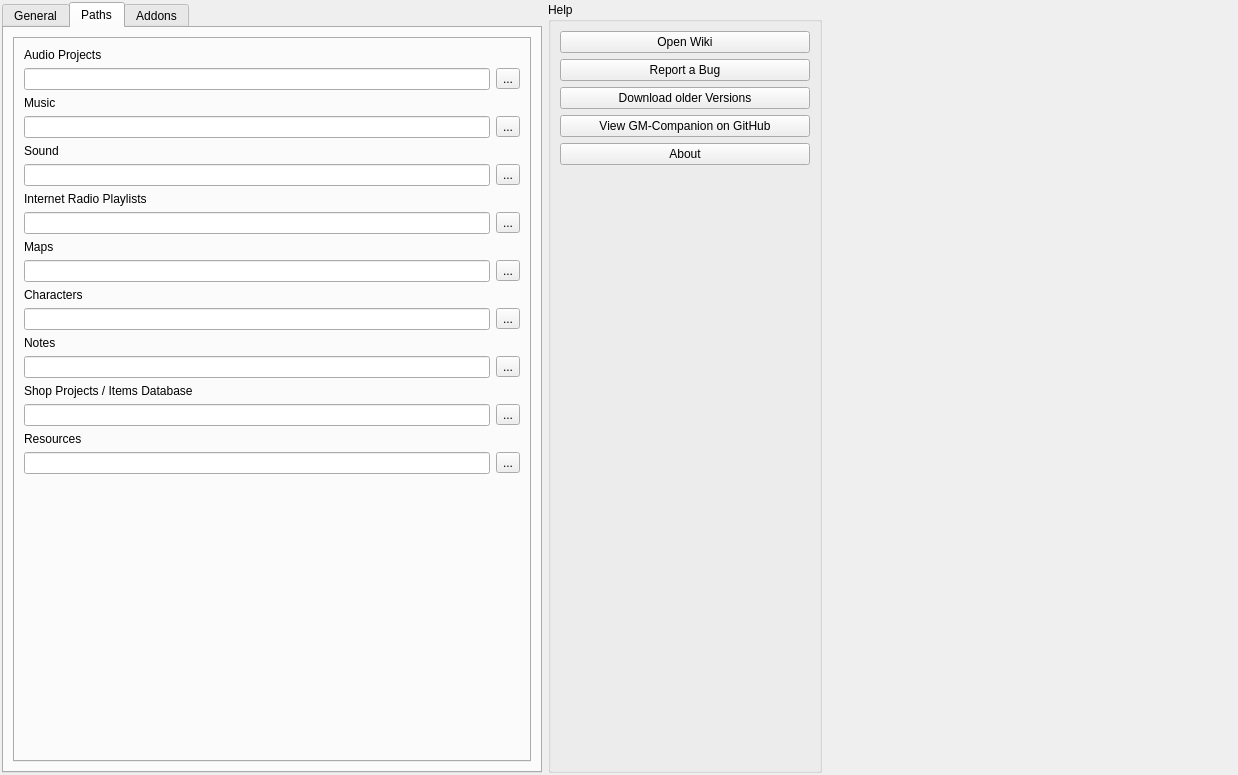
<?xml version="1.0" encoding="UTF-8"?>
<ui version="4.0">
 <class>OptionsDialog</class>
 <widget class="QDialog" name="OptionsDialog">
  <property name="geometry">
   <rect>
    <x>0</x>
    <y>0</y>
    <width>1238</width>
    <height>775</height>
   </rect>
  </property>
  <property name="windowTitle">
   <string>Options</string>
  </property>
  <property name="windowIcon">
   <iconset resource="../resources.qrc">
    <normaloff>:/icons/gm-companion/icon256.png</normaloff>:/icons/gm-companion/icon256.png</iconset>
  </property>
  <layout class="QHBoxLayout" name="horizontalLayout_7">
   <property name="leftMargin">
    <number>2</number>
   </property>
   <property name="topMargin">
    <number>2</number>
   </property>
   <property name="rightMargin">
    <number>2</number>
   </property>
   <property name="bottomMargin">
    <number>2</number>
   </property>
   <item>
    <widget class="QTabWidget" name="tabWidget">
     <property name="sizePolicy">
      <sizepolicy hsizetype="Maximum" vsizetype="Expanding">
       <horstretch>0</horstretch>
       <verstretch>0</verstretch>
      </sizepolicy>
     </property>
     <property name="currentIndex">
      <number>1</number>
     </property>
     <widget class="QWidget" name="tabGeneral">
      <attribute name="title">
       <string>General</string>
      </attribute>
      <layout class="QVBoxLayout" name="verticalLayout_3">
       <item>
        <widget class="QLabel" name="label_17">
         <property name="font">
          <font>
           <pointsize>10</pointsize>
           <weight>75</weight>
           <bold>true</bold>
          </font>
         </property>
         <property name="text">
          <string>Language</string>
         </property>
        </widget>
       </item>
       <item>
        <layout class="QHBoxLayout" name="horizontalLayout_10">
         <item>
          <widget class="QLabel" name="label_18">
           <property name="text">
            <string>Select Language:</string>
           </property>
          </widget>
         </item>
         <item>
          <widget class="QComboBox" name="languageComboBox">
           <item>
            <property name="text">
             <string>English</string>
            </property>
           </item>
           <item>
            <property name="text">
             <string>Deutsch</string>
            </property>
           </item>
          </widget>
         </item>
        </layout>
       </item>
       <item>
        <widget class="QLabel" name="label_9">
         <property name="font">
          <font>
           <pointsize>10</pointsize>
           <weight>75</weight>
           <bold>true</bold>
          </font>
         </property>
         <property name="text">
          <string>User Interface</string>
         </property>
        </widget>
       </item>
       <item>
        <layout class="QHBoxLayout" name="horizontalLayout_8">
         <item>
          <widget class="QLabel" name="label_10">
           <property name="text">
            <string>Select Style:</string>
           </property>
          </widget>
         </item>
         <item>
          <widget class="QComboBox" name="styleComboBox">
           <property name="currentIndex">
            <number>1</number>
           </property>
           <item>
            <property name="text">
             <string>Dark</string>
            </property>
           </item>
           <item>
            <property name="text">
             <string>White</string>
            </property>
           </item>
          </widget>
         </item>
        </layout>
       </item>
       <item>
        <widget class="QCheckBox" name="checkBox_showToolNames">
         <property name="text">
          <string>Show tool names in menu</string>
         </property>
        </widget>
       </item>
       <item>
        <widget class="QLabel" name="label_8">
         <property name="font">
          <font>
           <pointsize>10</pointsize>
           <weight>75</weight>
           <bold>true</bold>
          </font>
         </property>
         <property name="text">
          <string>Updates</string>
         </property>
        </widget>
       </item>
       <item>
        <widget class="QPushButton" name="pushButton_checkForUpdates">
         <property name="text">
          <string>Check for Updates</string>
         </property>
        </widget>
       </item>
       <item>
        <spacer name="verticalSpacer_2">
         <property name="orientation">
          <enum>Qt::Vertical</enum>
         </property>
         <property name="sizeHint" stdset="0">
          <size>
           <width>20</width>
           <height>40</height>
          </size>
         </property>
        </spacer>
       </item>
      </layout>
     </widget>
     <widget class="QWidget" name="tabPaths">
      <attribute name="title">
       <string>Paths</string>
      </attribute>
      <layout class="QVBoxLayout" name="verticalLayout_2">
       <item>
        <widget class="QTabWidget" name="tabWidget_2">
         <property name="currentIndex">
          <number>0</number>
         </property>
         <property name="tabBarAutoHide">
          <bool>true</bool>
         </property>
         <widget class="QWidget" name="tab">
          <attribute name="title">
           <string>Local</string>
          </attribute>
          <layout class="QVBoxLayout" name="verticalLayout_6">
           <item>
            <widget class="QLabel" name="label_21">
             <property name="text">
              <string>Audio Projects</string>
             </property>
            </widget>
           </item>
           <item>
            <layout class="QHBoxLayout" name="horizontalLayout_13">
             <item>
              <widget class="QLineEdit" name="audioPath">
               <property name="readOnly">
                <bool>true</bool>
               </property>
              </widget>
             </item>
             <item>
              <widget class="QToolButton" name="setAudioPath">
               <property name="text">
                <string>...</string>
               </property>
              </widget>
             </item>
            </layout>
           </item>
           <item>
            <widget class="QLabel" name="label">
             <property name="text">
              <string>Music</string>
             </property>
            </widget>
           </item>
           <item>
            <layout class="QHBoxLayout" name="horizontalLayout_2">
             <item>
              <widget class="QLineEdit" name="musicPath">
               <property name="readOnly">
                <bool>true</bool>
               </property>
               <property name="clearButtonEnabled">
                <bool>false</bool>
               </property>
              </widget>
             </item>
             <item>
              <widget class="QToolButton" name="setMusicPath">
               <property name="text">
                <string notr="true">...</string>
               </property>
              </widget>
             </item>
            </layout>
           </item>
           <item>
            <widget class="QLabel" name="label_2">
             <property name="text">
              <string>Sound</string>
             </property>
            </widget>
           </item>
           <item>
            <layout class="QHBoxLayout" name="horizontalLayout_3">
             <item>
              <widget class="QLineEdit" name="soundPath">
               <property name="readOnly">
                <bool>true</bool>
               </property>
               <property name="clearButtonEnabled">
                <bool>false</bool>
               </property>
              </widget>
             </item>
             <item>
              <widget class="QToolButton" name="setSoundPath">
               <property name="text">
                <string notr="true">...</string>
               </property>
              </widget>
             </item>
            </layout>
           </item>
           <item>
            <widget class="QLabel" name="label_22">
             <property name="text">
              <string>Internet Radio Playlists</string>
             </property>
            </widget>
           </item>
           <item>
            <layout class="QHBoxLayout" name="horizontalLayout_14">
             <item>
              <widget class="QLineEdit" name="radioPath">
               <property name="readOnly">
                <bool>true</bool>
               </property>
              </widget>
             </item>
             <item>
              <widget class="QToolButton" name="setRadioPath">
               <property name="text">
                <string>...</string>
               </property>
              </widget>
             </item>
            </layout>
           </item>
           <item>
            <widget class="QLabel" name="label_5">
             <property name="text">
              <string>Maps</string>
             </property>
            </widget>
           </item>
           <item>
            <layout class="QHBoxLayout" name="horizontalLayout_5">
             <item>
              <widget class="QLineEdit" name="mapsPath">
               <property name="readOnly">
                <bool>true</bool>
               </property>
               <property name="clearButtonEnabled">
                <bool>false</bool>
               </property>
              </widget>
             </item>
             <item>
              <widget class="QToolButton" name="setMapsPath">
               <property name="text">
                <string notr="true">...</string>
               </property>
              </widget>
             </item>
            </layout>
           </item>
           <item>
            <widget class="QLabel" name="label_4">
             <property name="text">
              <string>Characters</string>
             </property>
            </widget>
           </item>
           <item>
            <layout class="QHBoxLayout" name="horizontalLayout_6">
             <item>
              <widget class="QLineEdit" name="charactersPath">
               <property name="readOnly">
                <bool>true</bool>
               </property>
               <property name="clearButtonEnabled">
                <bool>false</bool>
               </property>
              </widget>
             </item>
             <item>
              <widget class="QToolButton" name="setCharactersPath">
               <property name="text">
                <string notr="true">...</string>
               </property>
              </widget>
             </item>
            </layout>
           </item>
           <item>
            <widget class="QLabel" name="label_20">
             <property name="text">
              <string>Notes</string>
             </property>
            </widget>
           </item>
           <item>
            <layout class="QHBoxLayout" name="horizontalLayout_12">
             <item>
              <widget class="QLineEdit" name="notesPath">
               <property name="readOnly">
                <bool>true</bool>
               </property>
              </widget>
             </item>
             <item>
              <widget class="QToolButton" name="setNotesPath">
               <property name="text">
                <string>...</string>
               </property>
              </widget>
             </item>
            </layout>
           </item>
           <item>
            <widget class="QLabel" name="label_11">
             <property name="text">
              <string>Shop Projects / Items Database</string>
             </property>
            </widget>
           </item>
           <item>
            <layout class="QHBoxLayout" name="horizontalLayout_9">
             <item>
              <widget class="QLineEdit" name="shopPath">
               <property name="readOnly">
                <bool>true</bool>
               </property>
              </widget>
             </item>
             <item>
              <widget class="QToolButton" name="setShopPath">
               <property name="text">
                <string>...</string>
               </property>
              </widget>
             </item>
            </layout>
           </item>
           <item>
            <widget class="QLabel" name="label_3">
             <property name="enabled">
              <bool>true</bool>
             </property>
             <property name="text">
              <string>Resources</string>
             </property>
            </widget>
           </item>
           <item>
            <layout class="QHBoxLayout" name="horizontalLayout_4">
             <item>
              <widget class="QLineEdit" name="resourcesPath">
               <property name="enabled">
                <bool>true</bool>
               </property>
               <property name="readOnly">
                <bool>true</bool>
               </property>
               <property name="clearButtonEnabled">
                <bool>false</bool>
               </property>
              </widget>
             </item>
             <item>
              <widget class="QToolButton" name="setResourcesPath">
               <property name="enabled">
                <bool>true</bool>
               </property>
               <property name="text">
                <string notr="true">...</string>
               </property>
              </widget>
             </item>
            </layout>
           </item>
           <item>
            <spacer name="verticalSpacer">
             <property name="orientation">
              <enum>Qt::Vertical</enum>
             </property>
             <property name="sizeHint" stdset="0">
              <size>
               <width>20</width>
               <height>272</height>
              </size>
             </property>
            </spacer>
           </item>
          </layout>
         </widget>
        </widget>
       </item>
      </layout>
     </widget>
     <widget class="QWidget" name="tabAddons">
      <attribute name="title">
       <string>Addons</string>
      </attribute>
      <layout class="QVBoxLayout" name="verticalLayout_4">
       <item>
        <widget class="QLabel" name="label_7">
         <property name="text">
          <string>Use the checkbox to enable / disable the addon. Addons are enabled by default.</string>
         </property>
        </widget>
       </item>
       <item>
        <widget class="QLabel" name="label_6">
         <property name="text">
          <string>The following addons have been found:</string>
         </property>
        </widget>
       </item>
       <item>
        <widget class="QFrame" name="addonsFrame">
         <property name="sizePolicy">
          <sizepolicy hsizetype="Preferred" vsizetype="Expanding">
           <horstretch>0</horstretch>
           <verstretch>0</verstretch>
          </sizepolicy>
         </property>
         <property name="minimumSize">
          <size>
           <width>0</width>
           <height>320</height>
          </size>
         </property>
         <property name="frameShape">
          <enum>QFrame::StyledPanel</enum>
         </property>
         <property name="frameShadow">
          <enum>QFrame::Raised</enum>
         </property>
         <layout class="QVBoxLayout" name="verticalLayout_5"/>
        </widget>
       </item>
       <item>
        <layout class="QHBoxLayout" name="horizontalLayout">
         <item>
          <widget class="QPushButton" name="pushButton_saveAddons">
           <property name="text">
            <string>Save Addon Settings</string>
           </property>
          </widget>
         </item>
         <item>
          <widget class="QPushButton" name="selectAll">
           <property name="text">
            <string>Select All</string>
           </property>
          </widget>
         </item>
         <item>
          <widget class="QPushButton" name="deselectAll">
           <property name="text">
            <string>Deselect All</string>
           </property>
          </widget>
         </item>
         <item>
          <spacer name="horizontalSpacer">
           <property name="orientation">
            <enum>Qt::Horizontal</enum>
           </property>
           <property name="sizeHint" stdset="0">
            <size>
             <width>40</width>
             <height>20</height>
            </size>
           </property>
          </spacer>
         </item>
        </layout>
       </item>
       <item>
        <layout class="QHBoxLayout" name="horizontalLayout_11">
         <item>
          <widget class="QLabel" name="label_19">
           <property name="text">
            <string>To download and install addons use the Addon Manager (Requires Java)</string>
           </property>
          </widget>
         </item>
         <item>
          <widget class="QPushButton" name="addonManagerButton">
           <property name="sizePolicy">
            <sizepolicy hsizetype="Maximum" vsizetype="Fixed">
             <horstretch>0</horstretch>
             <verstretch>0</verstretch>
            </sizepolicy>
           </property>
           <property name="text">
            <string>Open Addon Manager</string>
           </property>
          </widget>
         </item>
        </layout>
       </item>
      </layout>
     </widget>
    </widget>
   </item>
   <item>
    <widget class="QGroupBox" name="groupBox_help">
     <property name="sizePolicy">
      <sizepolicy hsizetype="Maximum" vsizetype="Preferred">
       <horstretch>0</horstretch>
       <verstretch>0</verstretch>
      </sizepolicy>
     </property>
     <property name="title">
      <string>Help</string>
     </property>
     <layout class="QVBoxLayout" name="verticalLayout">
      <item>
       <widget class="QPushButton" name="pushButton_openWiki">
        <property name="sizePolicy">
         <sizepolicy hsizetype="Minimum" vsizetype="Fixed">
          <horstretch>0</horstretch>
          <verstretch>0</verstretch>
         </sizepolicy>
        </property>
        <property name="minimumSize">
         <size>
          <width>250</width>
          <height>0</height>
         </size>
        </property>
        <property name="text">
         <string>Open Wiki</string>
        </property>
       </widget>
      </item>
      <item>
       <widget class="QPushButton" name="pushButton_reportABug">
        <property name="sizePolicy">
         <sizepolicy hsizetype="Minimum" vsizetype="Fixed">
          <horstretch>0</horstretch>
          <verstretch>0</verstretch>
         </sizepolicy>
        </property>
        <property name="minimumSize">
         <size>
          <width>250</width>
          <height>0</height>
         </size>
        </property>
        <property name="text">
         <string>Report a Bug</string>
        </property>
       </widget>
      </item>
      <item>
       <widget class="QPushButton" name="pushButton_downloadOlderVersions">
        <property name="text">
         <string>Download older Versions</string>
        </property>
       </widget>
      </item>
      <item>
       <widget class="QPushButton" name="pushButton_viewOnGitHub">
        <property name="text">
         <string>View GM-Companion on GitHub</string>
        </property>
       </widget>
      </item>
      <item>
       <widget class="QPushButton" name="pushButton_about">
        <property name="text">
         <string>About</string>
        </property>
       </widget>
      </item>
      <item>
       <spacer name="verticalSpacer_4">
        <property name="orientation">
         <enum>Qt::Vertical</enum>
        </property>
        <property name="sizeHint" stdset="0">
         <size>
          <width>20</width>
          <height>40</height>
         </size>
        </property>
       </spacer>
      </item>
     </layout>
    </widget>
   </item>
   <item>
    <spacer name="horizontalSpacer_2">
     <property name="orientation">
      <enum>Qt::Horizontal</enum>
     </property>
     <property name="sizeHint" stdset="0">
      <size>
       <width>40</width>
       <height>20</height>
      </size>
     </property>
    </spacer>
   </item>
  </layout>
 </widget>
 <resources>
  <include location="../resources.qrc"/>
 </resources>
 <connections/>
</ui>
